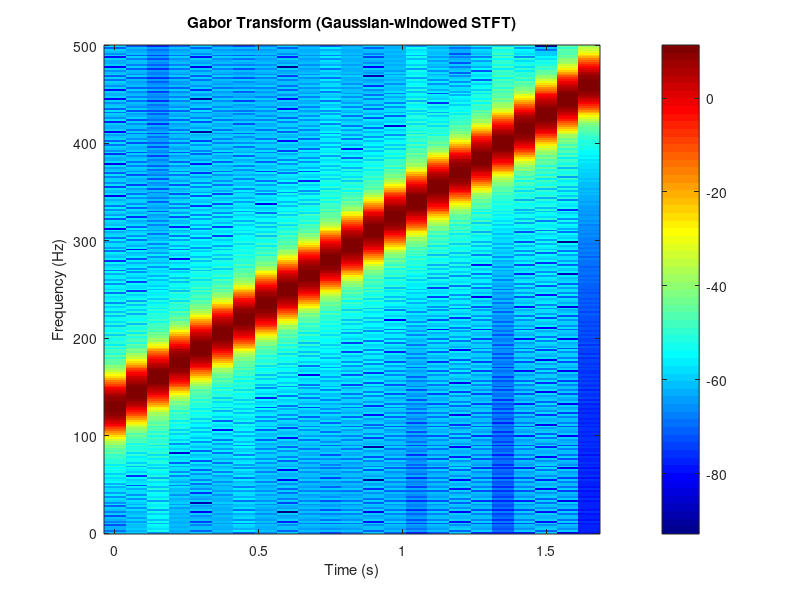
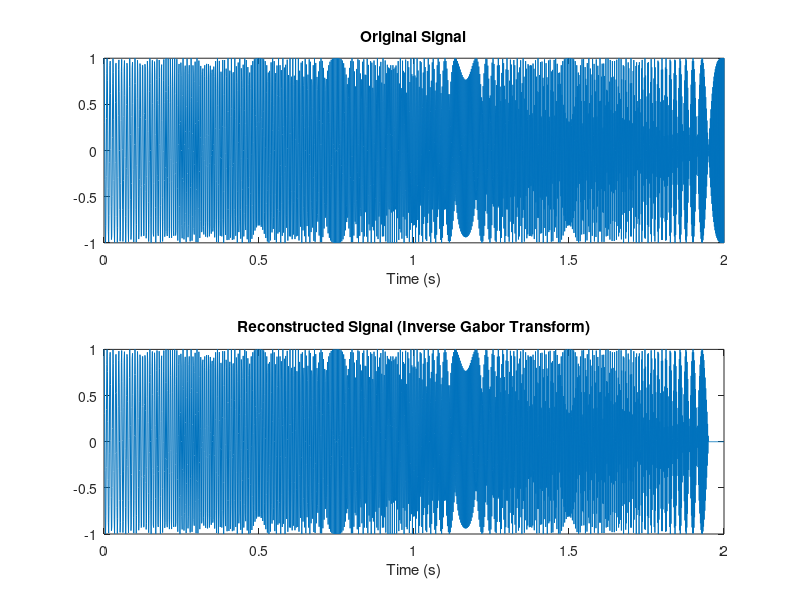

Reproduce these figures in MATLAB, in order.
% set default figure position
screenSize = get(0, 'ScreenSize');
set(0, 'DefaultFigurePosition', [50, screenSize(4)-400-200, 600-100, 400-100]);

% Gabor Transform Example
clear; close all; clc;

fs = 1000;                         % Sampling frequency
t = 0:1/fs:2;                      % Time vector (2 seconds)
x = chirp(t,100,1,300,'linear');   % Chirp from 100 to 300 Hz

% --- Define Gaussian window (Gabor window) ---
sigma = 0.05;                      % Standard deviation in seconds
L = round(6*sigma*fs);             % Window length ~ ±3σ
g = exp(-0.5*((-L/2:L/2)/ (sigma*fs)).^2);
g = g(:);                          % Column vector
window = g / norm(g);              % Normalize window energy

% --- STFT with Gaussian window (Gabor transform) ---
hop = round(length(window)/4);     % 75% overlap
nfft = 512;
num_frames = floor((length(x)-length(window))/hop) + 1;

S = zeros(nfft, num_frames);
for k = 1:num_frames
    idx = (1:length(window)) + (k-1)*hop;
    xw = x(idx) .* window';
    X = fft(xw, nfft);
    S(:,k) = X;
end

% --- Plot the magnitude of the Gabor transform ---
freq = (0:nfft/2)*fs/nfft;
time = (0:num_frames-1)*hop/fs;

figure;
imagesc(time, freq, 20*log10(abs(S(1:nfft/2+1,:))));
axis xy;
xlabel('Time (s)');
ylabel('Frequency (Hz)');
title('Gabor Transform (Gaussian-windowed STFT)');
colorbar;
colormap jet;


% --- Inverse Gabor Transform ---
x_rec = zeros(size(x));
win_sum = zeros(size(x));
window=window';
for k = 1:num_frames
    idx = (1:length(window)) + (k-1)*hop;
    xw = real(ifft(S(:,k), nfft));
    xw=xw.';
    x_rec(idx) = x_rec(idx) + xw(1:length(window)).*window;
    win_sum(idx) = win_sum(idx) + window.^2;
end
x_rec = x_rec ./ (win_sum + eps);

% --- Compare original and reconstructed signals ---
figure;
subplot(2,1,1);
plot(t, x); title('Original Signal'); xlabel('Time (s)');
subplot(2,1,2);
plot(t, x_rec); title('Reconstructed Signal (Inverse Gabor Transform)'); xlabel('Time (s)');
